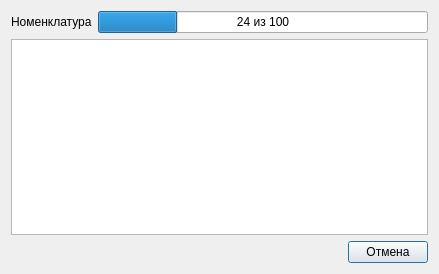
<?xml version="1.0" encoding="UTF-8"?>
<ui version="4.0">
 <class>ProgressDialog</class>
 <widget class="QDialog" name="ProgressDialog">
  <property name="geometry">
   <rect>
    <x>0</x>
    <y>0</y>
    <width>439</width>
    <height>274</height>
   </rect>
  </property>
  <property name="windowTitle">
   <string>Процесс загрузки данных</string>
  </property>
  <layout class="QGridLayout" name="gridLayout">
   <item row="2" column="0" colspan="2">
    <layout class="QHBoxLayout">
     <property name="spacing">
      <number>4</number>
     </property>
     <property name="margin">
      <number>0</number>
     </property>
     <item>
      <spacer>
       <property name="orientation">
        <enum>Qt::Horizontal</enum>
       </property>
       <property name="sizeHint" stdset="0">
        <size>
         <width>331</width>
         <height>20</height>
        </size>
       </property>
      </spacer>
     </item>
     <item>
      <widget class="QPushButton" name="btnCancel">
       <property name="text">
        <string>Отмена</string>
       </property>
       <property name="default">
        <bool>true</bool>
       </property>
      </widget>
     </item>
    </layout>
   </item>
   <item row="0" column="1">
    <widget class="QProgressBar" name="prbNomenclature">
     <property name="value">
      <number>24</number>
     </property>
     <property name="orientation">
      <enum>Qt::Horizontal</enum>
     </property>
     <property name="format">
      <string>%v из %m</string>
     </property>
    </widget>
   </item>
   <item row="0" column="0">
    <widget class="QLabel" name="lblNomenclature">
     <property name="text">
      <string>Номенклатура</string>
     </property>
    </widget>
   </item>
   <item row="1" column="0" colspan="2">
    <widget class="QTextBrowser" name="logBrowser"/>
   </item>
  </layout>
  <action name="actStartWork">
   <property name="text">
    <string>startWork</string>
   </property>
  </action>
 </widget>
 <resources/>
 <connections/>
</ui>
